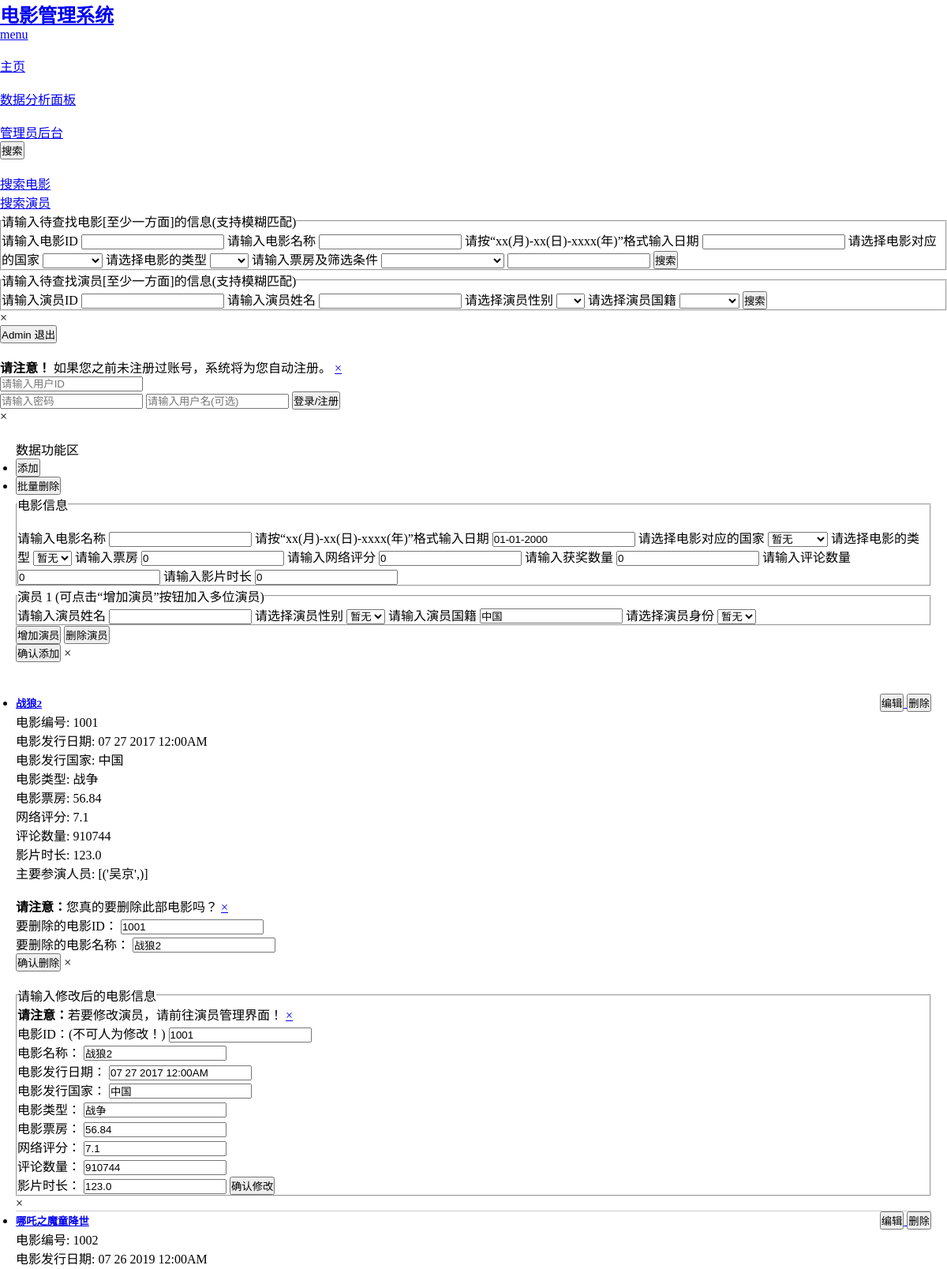
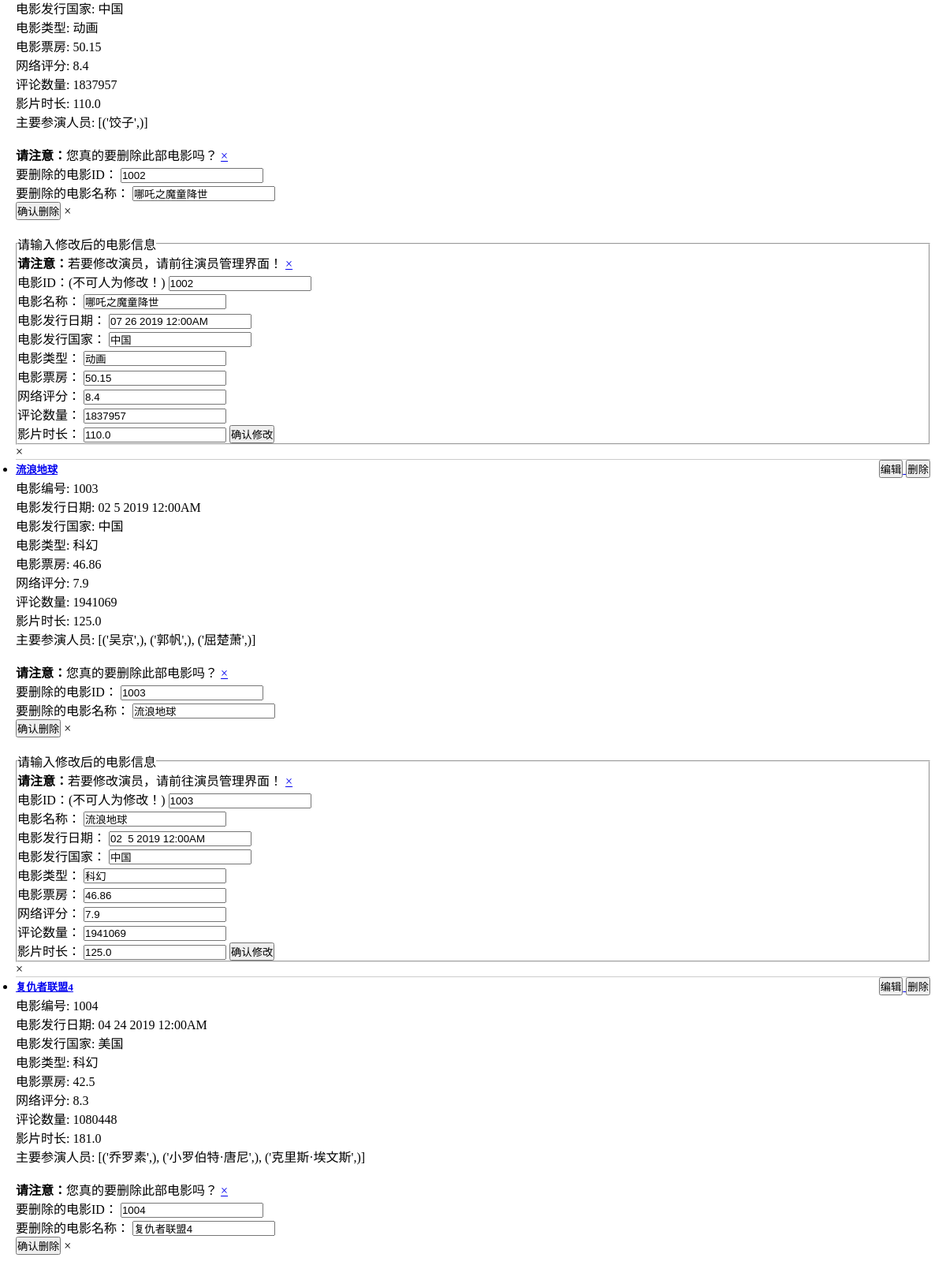
Page /admin_mv_page (signed in, upper part) on the committed database (2 pictures, top to bottom).
### app.py (models this page shows, shortened)
class User_info(movie_db.Model, UserMixin): #继承UserMixin类
    user_id = movie_db.Column(movie_db.String(128), nullable = False, primary_key=True)
    username = movie_db.Column(movie_db.String(128), nullable = False)
    password_hash = movie_db.Column(movie_db.String(128), nullable = False)
    mv_starred = movie_db.Column(movie_db.String(128)) #收藏的电影
    act_starred = movie_db.Column(movie_db.String(128)) #收藏的演员
    tag = movie_db.Column(movie_db.String(128)) #用不多于10个字描述一下自己
    def get_id(self):
        return str(self.user_id)

class Movie_info(movie_db.Model):
    mv_id = movie_db.Column(movie_db.Integer, nullable = False, primary_key=True)
    mv_name = movie_db.Column(movie_db.String(20), nullable = False)
    rls_date = movie_db.Column(movie_db.String(20))
    mv_country = movie_db.Column(movie_db.String(20))
    mv_type = movie_db.Column(movie_db.String(10))
    year = movie_db.Column(movie_db.String(10)) #这里要限制输入年份的区间1000~2100，可以在前端限制
    mv_box = movie_db.Column(movie_db.Float) #注意，传入数据后，类型不一致的sqlalchemy会自动修正！
    online_rate = movie_db.Column(movie_db.Float) #从豆瓣获取的评分
    prize_num = movie_db.Column(movie_db.Integer) #获奖数量
    comments_num = movie_db.Column(movie_db.Integer) #评论数量
    duration = movie_db.Column(movie_db.Float) #影片时长

### app.py (the view)
@app.route('/admin_mv_page', methods = ['GET'])
@login_required #用于视图保护
def demo_mv():
    rst = Movie_info.query.all()
    act_rst = {}
    for mv_element in rst:
        mv_id = mv_element.mv_id
        act_que = movie_db.session.query(Actor_info.act_name).join(Mv_Act, Mv_Act.act_id == Actor_info.act_id).filter(Mv_Act.mv_id == mv_id).all()
        act_list = [temp for temp in act_que]
        unique_act_list = list(set(act_list))
        act_rst[mv_id] = unique_act_list
    return render_template('admin_mv_page.html', rst_movies = rst, rst_acts = act_rst)

### app.py (called while the page is built)
@login_manager.user_loader
def load_user(user_id):
    user = User_info.query.get(user_id)
    return user

### templates/admin_mv_page.html (shortened to what this page needs)
{% if current_user.is_authenticated %}
{% if current_user.get_id() == "1" %}
{% extends 'mainpage_base.html' %}
{% block 图片展示 %}
<div style="padding: 20px;">
    <p>数据功能区</p>
    <ul class="button-group radius">
      <li><button type="button" class="button" data-reveal-id="add_info">添加</button></li>
      <li><button type="button" class="button">批量删除</button></li>
    </ul>
    <div id="add_info" class="reveal-modal" data-reveal>
        <div id="formContainer">
            <fieldset>
                <legend>电影信息</legend>
                <div class="form-group">
                    <form class="mv_Form" method="post">
                        <div class="row" id="formItems1">
                            <br>
                            <div class="small-12 columns form-item">
                                请输入电影名称
                                <input type="text" name = "mv_name" required>
                                请按“xx(月)-xx(日)-xxxx(年)”格式输入日期
                                <input type="text" name = "date" value = "01-01-2000" required>
                                请选择电影对应的国家
                                <select name = "mv_country">
                                    <option>暂无</option>
                                </select>
                                请选择电影的类型
                                <select name = "mv_type">
                                    <option>暂无</option>
                                </select>
                                请输入票房
                                <input type="text" name = "box" value = "0" required>
                                请输入网络评分
                                <input type="text" name = "online_rate" value = "0" required>
                                请输入获奖数量
                                <input type="text" name = "prize_num" value = "0" required>
                                请输入评论数量
                                <input type="text" name = "comments_num" value = "0" required>
                                请输入影片时长
                                <input type="text" name = "duration" value = "0" required>
                            </div>
                        </div>
                    </form>
                </div>
            </fieldset>
            <fieldset>
                <legend>演员 1 (可点击“增加演员”按钮加入多位演员)</legend>
                <div class="form-group">
                    <form class="act_Form" method="post">
                        <div class="row" id="formItems2">
                            <div class="small-12 columns form-item">
                                请输入演员姓名
                                <input type="text" name = "act_name" required>
                                请选择演员性别
                                <select name = "gender">
                                    <option>暂无</option>
                                </select>
                                请输入演员国籍
                                <input type="text" name = "country" value = "中国" required>
                                请选择演员身份
                                <select name = "act_relation">
                                    <option>暂无</option>
                                </select>
                            </div>
                        </div>
                    </form>
                </div>
            </fieldset>
        </div>
        <div class="row">
            <div class="small-12 columns">
                <button type="button" onclick="addForm()">增加演员</button>
                <button type="button" onclick="deleteForm()">删除演员</button>
            </div>
        </div>
        <button onclick="gatherAndSubmitFormData()">确认添加</button>
        <a class="close-reveal-modal">&times;</a>
    </div>
</div>
{% endblock 图片展示 %}
{% block 搜索结果 %}
<div style="padding:20px;">
    <ul class="accordion" data-accordion>
      {% for movie in rst_movies %}
        <li class="accordion-navigation">
            <a href="#demo_{{ loop.index }}">
                <div class="row_container">
                    <h5>{{ movie.mv_name }}</h5>
                    <ul class="button-group radius">
                        <button type="button" class="button round small" data-reveal-id="edit_{{ loop.index }}">编辑</button>
                        <button type="button" class="button round small" data-reveal-id="delete_{{ loop.index }}">删除</button>
                    </ul>
                </div>
            </a>
            <div id="demo_{{ loop.index }}" class="content">
                <div class="panel radius">
                    <p>电影编号: {{ movie.mv_id }}</p>
                    <p>电影发行日期: {{ movie.rls_date }}</p>
                    <p>电影发行国家: {{ movie.mv_country }}</p>
                    <p>电影类型: {{ movie.mv_type }}</p>
                    <p>电影票房: {{ movie.mv_box }}</p>
                    <p>网络评分: {{ movie.online_rate }}</p>
                    <p>评论数量: {{ movie.comments_num }}</p>
                    <p>影片时长: {{ movie.duration }}</p>
                    <p>主要参演人员:{% for key, value in rst_acts.items() %}
                        {% if key == movie.mv_id %}
                          {{ value }}
                        {% endif %}
                      {% endfor %}</p>
                    <div id="delete_{{ loop.index }}" class="reveal-modal medium" data-reveal>
                        <form class="mv_delete_Form" action="/admin_delete_mv" method="post">
                            <br>
                            <div data-alert class="alert-box warning">
                                <strong>请注意：</strong>您真的要删除此部电影吗？
                                <a href="#" class="close">&times;</a>
                            </div>
                            <label for="mv_id">要删除的电影ID：</label>
                            <input type="text" id="mv_id" name="mv_id" value="{{ movie.mv_id }}" readonly><br>
                            <label for="mv_name">要删除的电影名称：</label>
                            <input type="text" id="mv_name" name="mv_name" value="{{ movie.mv_name }}" readonly><br>
                            <input class="button" type = "submit" name = "delete" value="确认删除">
                            <a class="close-reveal-modal">&times;</a>
                        </form>
                    </div>
                    <div id="edit_{{ loop.index }}" class="reveal-modal large" data-reveal>
                        <br>
                        <fieldset>
                            <div data-alert class="alert-box warning">
                                <strong>请注意：</strong>若要修改演员，请前往演员管理界面！
                                <a href="#" class="close">&times;</a>
                            </div>
                            <legend>请输入修改后的电影信息</legend>
                            <form class="mv_edit_Form" action="/admin_modify_mv" method="post">
                                <label for="mv_id">电影ID：(不可人为修改！)</label>
                                <input type="text" id="mv_id" name="mv_id" value="{{ movie.mv_id }}" readonly required><br>
                                <label for="mv_name">电影名称：</label>
                                <input type="text" id="mv_name" name="mv_name" value="{{ movie.mv_name }}" required><br>
                                <label for="mv_rls_date">电影发行日期：</label>
                                <input type="text" id="mv_rls_date" name="mv_rls_date" value="{{ movie.rls_date }}" required><br>
                                <label for="mv_country">电影发行国家：</label>
                                <input type="text" id="mv_country" name="mv_country" value="{{ movie.mv_country }}" required><br>
                                <label for="mv_type">电影类型：</label>
                                <input type="text" id="mv_type" name="mv_type" value="{{ movie.mv_type}}" required><br>
                                <label for="mv_box">电影票房：</label>
                                <input type="text" id="mv_box" name="mv_box" value="{{ movie.mv_box}}" required><br>
                                <label for="online_rate">网络评分：</label>
                                <input type="text" id="online_rate" name="online_rate" value="{{ movie.online_rate}}" required><br>
                                <label for="comments_num">评论数量：</label>
                                <input type="text" id="comments_num" name="comments_num" value="{{ movie.comments_num}}" required><br>
                                <label for="duration">影片时长：</label>
                                <input type="text" id="duration" name="duration" value="{{ movie.duration}}" required>
                                <input class="button" type = "submit" name = "modify" value="确认修改">
                            </form>
                        </fieldset>
                        <a class="close-reveal-modal">&times;</a>
                    </div>
                </div>
            </div>
        </li>
      {% endfor %}
    </ul>
</div>
{% endblock 搜索结果 %}
{% endif %}
{% endif %}

### templates/mainpage_base.html (shortened to what this page needs)
<!doctype html>
<html>
  <head>
    <link rel="stylesheet" href="https://cdnjs.cloudflare.com/ajax/libs/foundation/5.5.3/css/normalize.min.css">
    <link rel="stylesheet" href="https://cdnjs.cloudflare.com/ajax/libs/foundation/5.5.3/css/foundation.min.css">
    <link rel="stylesheet" type="text/css" href="../static/style.css">
    <link href='https://cdnjs.cloudflare.com/ajax/libs/foundicons/3.0.0/foundation-icons.css' rel='stylesheet' type='text/css'>
  </head>
  <body>
    <div class="fixed">
      <nav class="top-bar" data-topbar>
        <ul class="title-area">
          <li class="name">
            <h1>
              <a href="#">
                电影管理系统
              </a>
            </h1>
          </li>
          <li class="toggle-topbar menu-icon"><a href="#"><span>menu</span></a></li>
        </ul>
        <section class="top-bar-section">
          <ul class="left">
            <li class="divider"></li>
            <li><a href="#" onclick="redirectToMainPage()">主页</a></li>
            <li class="divider"></li>
            <li><a href="#" onclick="redirectToData()">数据分析面板</a></li>
            <li class="divider"></li>
            {% if current_user.is_authenticated %}
              {% if current_user.get_id() == "1" %}
                <li><a href="#" onclick="redirectToAdmin()">管理员后台</a></li>
              {% endif %}
            {% endif %}
          </ul>
          <ul class="right">
            <button type="button" class="button radius" data-reveal-id="search"> 搜索</button>
            <div id="search" class="reveal-modal" data-reveal>
              <br>
              <ul class="tabs" data-tab>
                <li class="tab-title active"><a href="#search_movie">搜索电影</a></li>
                <li class="tab-title"><a href="#search_actor">搜索演员</a></li>
              </ul>
              <div class="tabs-content">
                <div class="content active" id="search_movie">
                  <form action = "/" method="post">
                    <fieldset>
                      <legend>请输入待查找电影[至少一方面]的信息(支持模糊匹配)</legend>
                      请输入电影ID
                      <input type="text" name = "mv_id">
                      请输入电影名称
                      <input type="text" name = "mv_name">
                      请按“xx(月)-xx(日)-xxxx(年)”格式输入日期
                      <input type="text" name = "date">
                      请选择电影对应的国家
                      <select name = "mv_country">
                        <option></option>
                        <option>中国</option>
                      </select>
                      请选择电影的类型
                      <select name = "mv_type">
                        <option></option>
                        <option>动作</option>
                      </select>
                      请输入票房及筛选条件
                      <select name = "box_1">
                        <option></option>
                        <option>选出大于该票房的</option>
                      </select>
                      <input type="text" name = "box_2">
                      <input class="button" type = "submit" name = "search_mv" value="搜索">
                    </fieldset>
                  </form>
                </div>
                <div class="content" id="search_actor">
                  <form action = "/" method="post">
                    <fieldset>
                      <legend>请输入待查找演员[至少一方面]的信息(支持模糊匹配)</legend>
                      请输入演员ID
                      <input type="text" name = "act_id">
                      请输入演员姓名
                      <input type="text" name = "act_name">
                      请选择演员性别
                      <select name = "gender">
                        <option></option>
                        <option>男</option>
                      </select>
                      请选择演员国籍
                      <select name = "act_country">
                        <option></option>
                        <option>中国</option>
                      </select>
                      <input class="button" type = "submit" name = "search_act" value="搜索">
                    </fieldset>
                  </form>
                </div>
              </div>
              <a class="close-reveal-modal">&times;</a>
            </div>
            {% if current_user.is_authenticated %}
              <button type="button" class="button radius" id="logout">{{ current_user.username }} 退出</button>
            {% else %}
              <button type="button" class="button radius" data-reveal-id="login"><i class="fi-pencil"></i> 登录/注册</button>
            {% endif %}
            <div id="login" class="reveal-modal" data-reveal>
              <br>
              <form action = "/login" method = "post">
                <div data-alert class="alert-box warning">
                  <strong>请注意！</strong> 如果您之前未注册过账号，系统将为您自动注册。
                  <a href="#" class="close">&times;</a>
                </div>
                <input type="text" id = "user_id" name = "user_id" placeholder="请输入用户ID" required>
                <input type="password" name = "password" placeholder="请输入密码" required>
                <input type="text" name = "username" placeholder="请输入用户名(可选)">
                <input class="button" type = "submit" name = "log_in" value="登录/注册">
              </form>
              <a class="close-reveal-modal">&times;</a>
            </div>
          </ul>
        </section>
      </nav>
    </div>
    {% block 图片展示 %}{% endblock 图片展示 %}
    {% block 搜索结果 %}{% endblock 搜索结果 %}
  </body>
</html>

### static/style.css (style rules this page uses)
* { margin:0;padding:0; }

### templates/admin_mv_page.html (style rules this page uses)
.accordion-navigation { border-bottom: 1px solid #ccc; }
.row_container { display: flex; justify-content: space-between; align-items: center; }

### rows in the picture
User_info: username "Admin"
Movie_info: mv_name "战狼2", mv_id "1001", rls_date "07 27 2017 12:00AM", mv_country "中国", mv_type "战争", mv_box "56.84", online_rate "7.1", comments_num "910744", duration "123.0", value "[('吴京',)]", mv_rls_date "07 27 2017 12:00AM"
Movie_info: mv_name "哪吒之魔童降世", mv_id "1002", rls_date "07 26 2019 12:00AM", mv_country "中国", mv_type "动画", mv_box "50.15", online_rate "8.4", comments_num "1837957", duration "110.0", value "[('饺子',)]", mv_rls_date "07 26 2019 12:00AM"
Movie_info: mv_name "流浪地球", mv_id "1003", rls_date "02 5 2019 12:00AM", mv_country "中国", mv_type "科幻", mv_box "46.86", online_rate "7.9", comments_num "1941069", duration "125.0", value "[('吴京',), ('郭帆',), ('屈楚萧',)]", mv_rls_date "02 5 2019 12:00AM"
Movie_info: mv_name "复仇者联盟4", mv_id "1004", rls_date "04 24 2019 12:00AM", mv_country "美国", mv_type "科幻", mv_box "42.5", online_rate "8.3", comments_num "1080448", duration "181.0", value "[('乔罗素',), ('小罗伯特·唐尼',), ('克里斯·埃文斯',)]"
